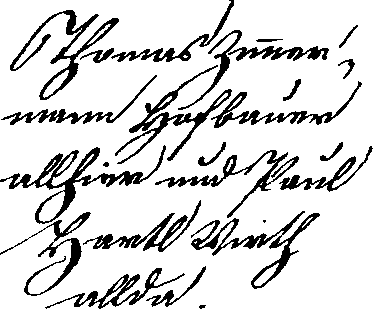
#> input picture new_deepOtsu/images/GT/10_16.png, 378 x 315 px; its folder holds 4 pictures in this run
$ python unet.py
#> lines starting #> are read from the running program, lines starting #| are printed output that depends on the picture; after the words box and inside, x2 and y2 are one past the last pixel; in counts of white or black regions, pixels touching at a corner belong together; pictures that were not available may be replaced by others from this repository, and a replacement may not be noted
#> (the call stopped at in check_gpu, `physical_devices = tf.config.list_physical_devices('GPU')`: tensorflow is not available in this run)
from tensorflow.keras.models import *
from tensorflow.keras.layers import Input, Conv2D, MaxPooling2D, UpSampling2D, Dropout, BatchNormalization
from tensorflow.keras.layers import concatenate
from tensorflow.keras.optimizers import *
from tensorflow.keras.callbacks import ModelCheckpoint, Callback,  EarlyStopping, ReduceLROnPlateau
from tensorflow.keras.backend import sigmoid
import numpy as np
from matplotlib import pyplot as plt
from os import makedirs
import pandas as pd
import os
from skimage.filters import threshold_otsu, threshold_niblack, threshold_sauvola
from sklearn.metrics import jaccard_score
from tensorflow.keras.preprocessing.image import ImageDataGenerator, array_to_img
import cv2
import statistics
import gt_construction
import shutil
from metrics import metrics
USE_GPU = True
IMG_MODEL_SIZE = 128


# [56 lines left out: functions image_add, remove_negative_pixels, loader, not called in this run]

def check_gpu():
    if USE_GPU:
        import tensorflow as tf
        physical_devices = tf.config.list_physical_devices('GPU')
        print(physical_devices)
        tf.config.experimental.set_memory_growth(physical_devices[0], True)
        os.environ['TF_DETERMINISTIC_OPS'] = '1'
    else:
        os.environ['CUDA_VISIBLE_DEVICES'] = '-1'


def custom_activation(x):
    return (sigmoid(x) * 2) - 1

class myUnet(Callback):

    def __init__(self, img_rows=IMG_MODEL_SIZE, img_cols=IMG_MODEL_SIZE):

#> in test_predict, `ground_truth = cv2.imread(gt_path, cv2.IMREAD_GRAYSCALE)`: ground_truth: shape (315, 378); 85.3% white; 25 black regions (1 under 20 px), largest, box (x1, y1, x2, y2) and area: (0, 145, 166, 224) 2093, (191, 211, 320, 289) 1687, (10, 10, 119, 100) 1623
        self.img_rows = img_rows
        self.img_cols = img_cols
        self.counter = 0

    def on_epoch_end(self, epoch, logs=None):
        # Code here what you want each time an epoch ends
        print('--- on_epoch_end ---')
        #self.save_epoch_results()

    def get_unet(self):

        inputs = Input((self.img_rows, self.img_cols, 1))

        conv1 = Conv2D(64, 3, activation='relu', padding='same', kernel_initializer='glorot_uniform')(inputs)
        conv1 = BatchNormalization()(conv1)
       # print("conv1 shape:", conv1.shape)
        conv1 = Conv2D(64, 3, activation='relu', padding='same', kernel_initializer='glorot_uniform')(conv1)
        conv1 = BatchNormalization()(conv1)
       # print("conv1 shape:", conv1.shape)
        pool1 = MaxPooling2D(pool_size=(2, 2))(conv1)
       # print("pool1 shape:", pool1.shape)

        conv2 = Conv2D(128, 3, activation='relu', padding='same', kernel_initializer='glorot_uniform')(pool1)
        conv2 = BatchNormalization()(conv2)
       # print("conv2 shape:", conv2.shape)
        conv2 = Conv2D(128, 3, activation='relu', padding='same', kernel_initializer='glorot_uniform')(conv2)
        conv2 = BatchNormalization()(conv2)
        #print("conv2 shape:", conv2.shape)
        pool2 = MaxPooling2D(pool_size=(2, 2))(conv2)
        #print("pool2 shape:", pool2.shape)

        conv3 = Conv2D(IMG_MODEL_SIZE, 3, activation='relu', padding='same', kernel_initializer='glorot_uniform')(pool2)
        conv3 = BatchNormalization()(conv3)
       # print("conv3 shape:", conv3.shape)
        conv3 = Conv2D(IMG_MODEL_SIZE, 3, activation='relu', padding='same', kernel_initializer='glorot_uniform')(conv3)
        conv3 = BatchNormalization()(conv3)
       # print("conv3 shape:", conv3.shape)
        pool3 = MaxPooling2D(pool_size=(2, 2))(conv3)
       # print("pool3 shape:", pool3.shape)

        conv4 = Conv2D(512, 3, activation='relu', padding='same', kernel_initializer='glorot_uniform')(pool3)
        conv4 = BatchNormalization()(conv4)
        conv4 = Conv2D(512, 3, activation='relu', padding='same', kernel_initializer='glorot_uniform')(conv4)
        conv4 = BatchNormalization()(conv4)
        drop4 = Dropout(0.5)(conv4)
        pool4 = MaxPooling2D(pool_size=(2, 2))(drop4)

        conv5 = Conv2D(1024, 3, activation='relu', padding='same', kernel_initializer='glorot_uniform')(pool4)
        conv5 = BatchNormalization()(conv5)
        conv5 = Conv2D(1024, 3, activation='relu', padding='same', kernel_initializer='glorot_uniform')(conv5)
        conv5 = BatchNormalization()(conv5)
        drop5 = Dropout(0.5)(conv5)

        up6 = Conv2D(512, 2, activation='relu', padding='same', kernel_initializer='glorot_uniform')(
            UpSampling2D(size=(2, 2))(drop5))
        #print('up6 ' + str(up6))
        #print('drop4 ' + str(drop4))
        # merge6 = merge([drop4, up6], mode = 'concat', concat_axis = 3)
        merge6 = concatenate([drop4, up6], axis=3)

        conv6 = Conv2D(512, 3, activation='relu', padding='same', kernel_initializer='glorot_uniform')(merge6)
        conv6 = BatchNormalization()(conv6)
        conv6 = Conv2D(512, 3, activation='relu', padding='same', kernel_initializer='glorot_uniform')(conv6)
        conv6 = BatchNormalization()(conv6)

        up7 = Conv2D(IMG_MODEL_SIZE, 2, activation='relu', padding='same', kernel_initializer='glorot_uniform')(
            UpSampling2D(size=(2, 2))(conv6))
        # merge7 = merge([conv3,up7], mode = 'concat', concat_axis = 3)
        merge7 = concatenate([conv3, up7], axis=3)

        conv7 = Conv2D(IMG_MODEL_SIZE, 3, activation='relu', padding='same', kernel_initializer='glorot_uniform')(merge7)
        conv7 = BatchNormalization()(conv7)
        conv7 = Conv2D(IMG_MODEL_SIZE, 3, activation='relu', padding='same', kernel_initializer='glorot_uniform')(conv7)
        conv7 = BatchNormalization()(conv7)

        up8 = Conv2D(128, 2, activation='relu', padding='same', kernel_initializer='glorot_uniform')(
            UpSampling2D(size=(2, 2))(conv7))
        # merge8 = merge([conv2,up8], mode = 'concat', concat_axis = 3)
        merge8 = concatenate([conv2, up8], axis=3)

        conv8 = Conv2D(128, 3, activation='relu', padding='same', kernel_initializer='glorot_uniform')(merge8)
        conv8 = BatchNormalization()(conv8)
        conv8 = Conv2D(128, 3, activation='relu', padding='same', kernel_initializer='glorot_uniform')(conv8)
        conv8 = BatchNormalization()(conv8)

        up9 = Conv2D(64, 2, activation='relu', padding='same', kernel_initializer='glorot_uniform')(
            UpSampling2D(size=(2, 2))(conv8))
        # merge9 = merge([conv1,up9], mode = 'concat', concat_axis = 3)
        merge9 = concatenate([conv1, up9], axis=3)

        conv9 = Conv2D(64, 3, activation='relu', padding='same', kernel_initializer='glorot_uniform')(merge9)
        conv9 = BatchNormalization()(conv9)
        conv9 = Conv2D(64, 3, activation='relu', padding='same', kernel_initializer='glorot_uniform')(conv9)
        conv9 = BatchNormalization()(conv9)
        conv9 = Conv2D(2, 3, activation='relu', padding='same', kernel_initializer='glorot_uniform')(conv9)
        conv9 = BatchNormalization()(conv9)
        conv10 = Conv2D(1, 1, activation=custom_activation)(conv9)

        model = Model(inputs, conv10)
        # model = Model()

        model.compile(optimizer=Adam(lr=1e-4), loss='mean_absolute_error', metrics=['accuracy']) # mean_absolute_error binary_crossentropy

        return model


    # [151 lines left out: functions train, recursive_refinement, stacked_refinement, prepare_image_predict_original, not called in this run]

    def prepare_image_predict(self, input_image):
#> called with input_image = 'images/Originals/10_16.png'
        original_model_size = IMG_MODEL_SIZE
        downsampling_layer = 4
        border_size = 2**downsampling_layer
        patch_size = IMG_MODEL_SIZE - 2*border_size

        img = cv2.imread(input_image, cv2.IMREAD_GRAYSCALE)
        print(img.shape)
#| (315, 378)
        width = img.shape[1]
#> width = 378
        height = img.shape[0]
#> height = 315
        delta_x = width // patch_size
#> delta_x = 3
        delta_y = height // patch_size
#> delta_y = 3
        remx = width % patch_size
#> remx = 90
        remy = height % patch_size
#> remy = 27

        border_width = border_size + width + patch_size - remx + border_size
#> border_width = 416
        border_height = border_size + height  + patch_size - remy + border_size
#> border_height = 416

        parts = []
        border = np.zeros([border_height, border_width], dtype=np.uint8)
        border.fill(255)  # or img[:] = 255
#> border: shape (416, 416); every value is 255

        border[border_size:height+border_size, border_size:width+border_size] = img
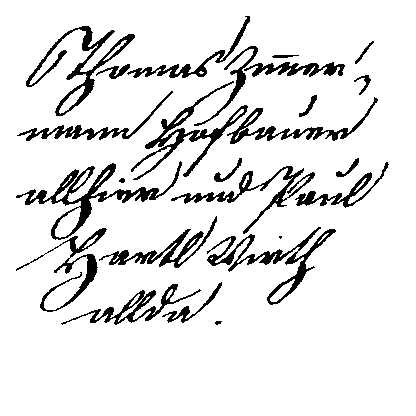
#> border: shape (416, 416); 89.9% white; 25 black regions (1 under 20 px), largest, box (x1, y1, x2, y2) and area: (16, 161, 182, 240) 2093, (207, 227, 336, 305) 1687, (26, 26, 135, 116) 1623

        if remx > 0:
            delta_x += 1
#> delta_x = 4
        if remy > 0:
            delta_y += 1
#> delta_y = 4

        for x in range(delta_x):
            xinit = x * patch_size
            for y in range(delta_y):
                yinit = y * patch_size
                part = border[yinit:yinit + original_model_size, xinit:xinit+original_model_size]
                parts.append(part.astype('float32') / 255)
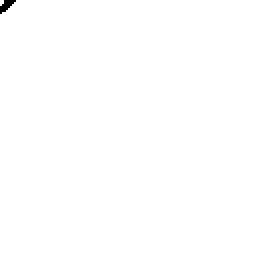
#> part: shape (128, 128) (shown 2 times larger); 99.8% white; 1 black region, box (x1, y1, x2, y2) and area: (0, 0, 8, 7) 29
#> after the loop, parts = 16 items

        return np.asarray(parts), (img.shape[0], img.shape[1])


    # [69 lines left out: functions restore_image_original, restore_image, not called in this run]


    def binarise_image(self, input_image, name, model_weights=None, model=None):
        print("loading image")
        parts, dim = self.prepare_image_predict(input_image=input_image)
#> dim = (315, 378)

        if model_weights is not None:
            model = self.get_unet()
            model.load_weights(model_weights)

        print('predicting test data')
        imgs_mask_test = model.predict(parts, batch_size=1, verbose=1)

        # BUILD/RESTORE PREDICTED IMAGE FROM PREDICTED PARTS
        neg_e = self.restore_image(imgs_mask_test, dim)

        x = cv2.imread(input_image, cv2.IMREAD_GRAYSCALE)

        neg_e = neg_e[:,:,0]
        xu = image_add(neg_e, x)

        return xu


    # [33 lines left out: functions save_epoch_results, show_image, not called in this run]


def test_predict(u_net, models):
    images_path = os.path.join('images', 'Originals')
    print(images_path)
    images = os.listdir(images_path)
    print(images)
    results_unet = []
    results_otsu = []
    results_sauvola = []
    results_niblack = []
    for image in images:
        gt_path = os.path.join('images', 'GT', image[:-4] + '.png')
        ground_truth = cv2.imread(gt_path, cv2.IMREAD_GRAYSCALE)
        current_image = os.path.join('images', 'Originals', image)
        image_read = cv2.imread(current_image, cv2.IMREAD_GRAYSCALE)
        for i,model in enumerate(models):
            unet_image = u_net.binarise_image(model_weights=model, input_image=current_image, name=image[:-4])
            current_image = os.path.join('temp_stack',image[:-4] + '_' + str(i) +'.png')
            cv2.imwrite(current_image,unet_image)

        result_unet = unet_image
        threshold_unet = threshold_otsu(result_unet)
        # Binarise image with Otsu
        result_unet = ((result_unet > threshold_unet) * 255).astype(np.uint8)

        otsu = threshold_otsu(image_read)
        result_otsu = ((image_read > otsu) * 255).astype(np.uint8)

        sauvola = threshold_sauvola(image_read)
        result_sauvola = ((image_read > sauvola) * 255).astype(np.uint8)

        window_size = 25
        niblack = threshold_niblack(image_read, window_size=window_size, k=0.8)
        result_niblack = ((image_read > niblack) * 255).astype(np.uint8)


        # FIX ground_truth and output from unet to be binarized (0 or 255)
        ground_truth = ((ground_truth > 128) * 255).astype(np.uint8)

        cv2.imwrite(os.path.join('results', image[:-4] + '_unet_binarize.png'), result_unet)

        fmeasure, pfmeasure, psnr, nrm, mpm, drd = metrics(result_unet, ground_truth)
        results_unet.append([['F-Measure', fmeasure], ['pf-Measure', pfmeasure],
        ['PSNR', psnr], ['NRM', nrm], ['MPM', mpm], ['DRD', drd]])

        fmeasure, pfmeasure, psnr, nrm, mpm, drd = metrics(result_otsu, ground_truth)
        results_otsu.append([['F-Measure', fmeasure], ['pf-Measure', pfmeasure],
        ['PSNR', psnr], ['NRM', nrm], ['MPM', mpm], ['DRD', drd]])

        fmeasure, pfmeasure, psnr, nrm, mpm, drd = metrics(result_sauvola, ground_truth)
        results_sauvola.append([['F-Measure', fmeasure], ['pf-Measure', pfmeasure],
        ['PSNR', psnr], ['NRM', nrm], ['MPM', mpm], ['DRD', drd]])

        fmeasure, pfmeasure, psnr, nrm, mpm, drd = metrics(result_niblack, ground_truth)
        results_niblack.append([['F-Measure', fmeasure], ['pf-Measure', pfmeasure],
        ['PSNR', psnr], ['NRM', nrm], ['MPM', mpm], ['DRD', drd]])

    print('---SLEEPOTSU---')
    measures = []
    for i in range(len(results_unet[0])):
        meas_mean = statistics.mean([row[i][1] for row in results_unet])
        measures.append([results_unet[0][i][0], meas_mean])
    headers = ['Measure', 'Score']
    print(pd.DataFrame(measures, None, headers))

    print('---OTSU---')
    measures = []
    for i in range(len(results_otsu[0])):
        meas_mean = statistics.mean([row[i][1] for row in results_otsu])
        measures.append([results_otsu[0][i][0], meas_mean])
    headers = ['Measure', 'Score']
    print(pd.DataFrame(measures, None, headers))

    print('---SAUVOLA---')
    measures = []
    for i in range(len(results_sauvola[0])):
        meas_mean = statistics.mean([row[i][1] for row in results_sauvola])
        measures.append([results_sauvola[0][i][0], meas_mean])
    headers = ['Measure', 'Score']
    print(pd.DataFrame(measures, None, headers))

    print('---NIBLACK---')
    measures = []
    for i in range(len(results_niblack[0])):
        meas_mean = statistics.mean([row[i][1] for row in results_niblack])
        measures.append([results_niblack[0][i][0], meas_mean])
    headers = ['Measure', 'Score']
    print(pd.DataFrame(measures, None, headers))


if __name__ == '__main__':
    check_gpu()
    my_unet = myUnet()

    #data_path = os.path.join('..', 'destination')
    #checkpoint_file = '..//model//unet_testing_dataset.hdf5'
    #my_unet.train(data_path, checkpoint_file, epochs=5)

    #If you want to test the model just uncomment the following code
    #Pre-trained model
    model = os.path.join('..', 'model', 'unet_testing_dataset.hdf5')
    test_predict(my_unet, model)
#> (the call stopped at in get_unet, `inputs = Input((self.img_rows, self.img_cols, 1))`: tensorflow is not available in this run)

$ run again, on new_deepOtsu/images/GT/Persian06.png
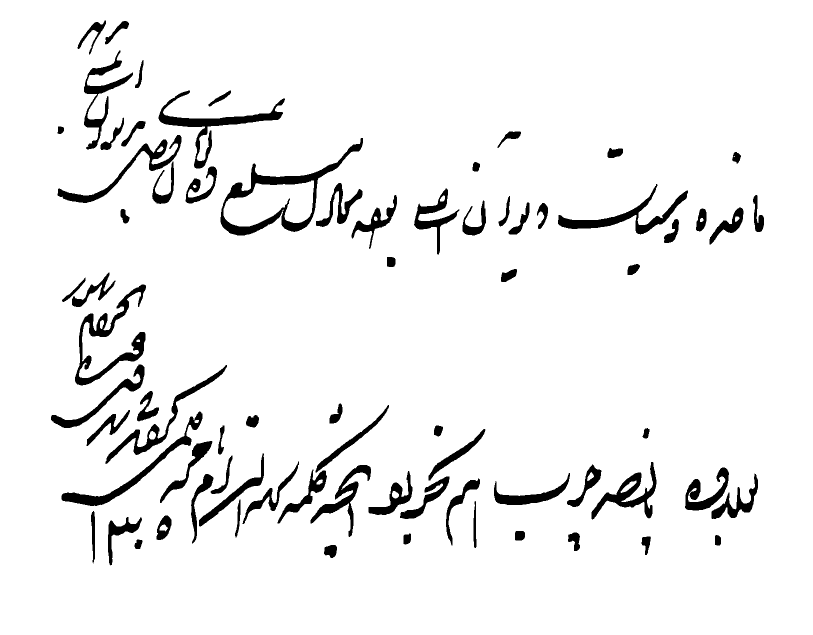
#> input picture new_deepOtsu/images/GT/Persian06.png, 1625 x 1269 px (shown at 1/2 size)
#> ground_truth: shape (1269, 1625); 94.4% white; 75 black regions, largest, box (x1, y1, x2, y2) and area: (441, 276, 726, 471) 8356, (150, 569, 292, 771) 6170, (317, 181, 570, 337) 5731
#| (1269, 1625)
#> in prepare_image_predict, `border[border_size:height+border_size, border_size:width+border_size] ..`:
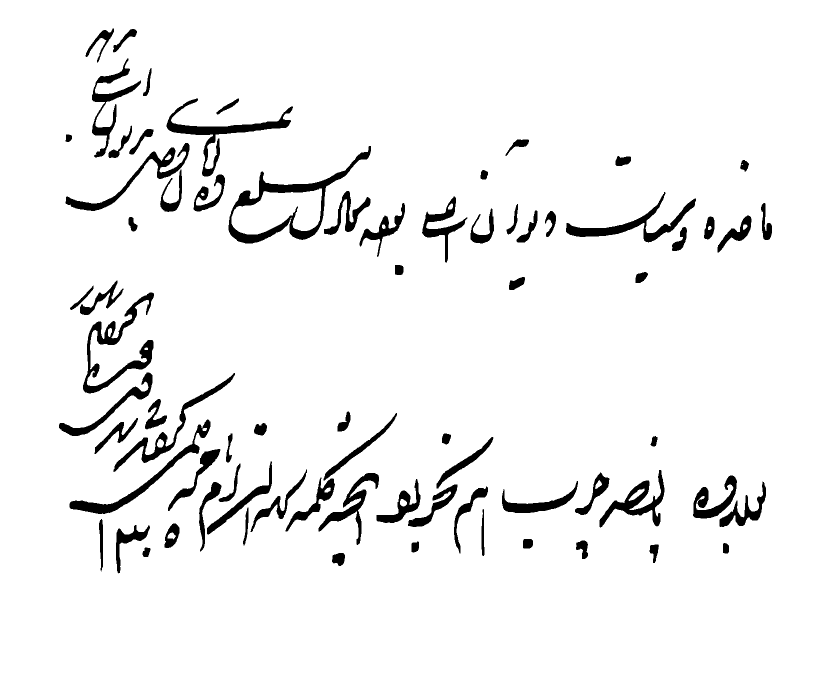
#> border: shape (1376, 1664) (shown at 1/2 size); 94.9% white; 75 black regions, largest, box (x1, y1, x2, y2) and area: (457, 292, 742, 487) 8356, (166, 585, 308, 787) 6170, (333, 197, 586, 353) 5731
#> after the loop in prepare_image_predict, `for x in range(delta_x):`: parts = 238 items
#> dim = (1269, 1625)
